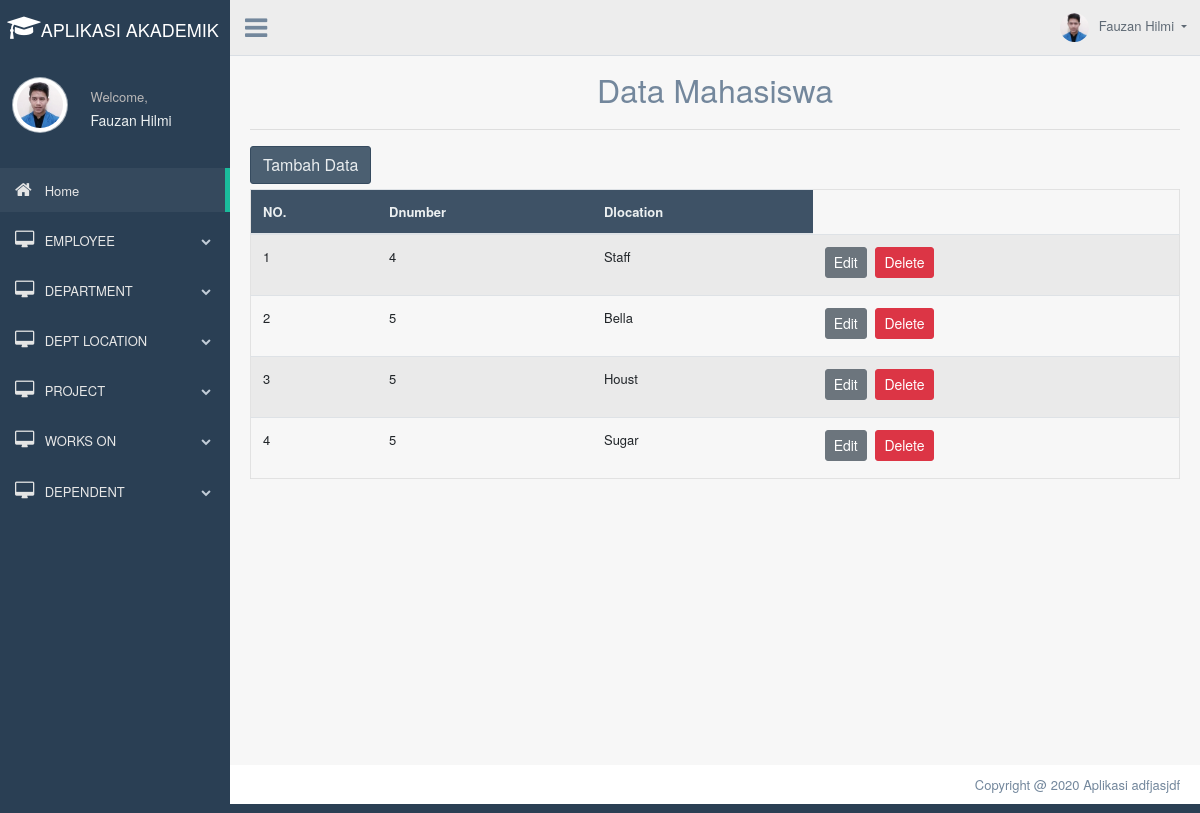
Screenshot of /index.php?page=tampil3 with the database file from the repository.
### tables this page shows
CREATE TABLE `dept_location` (
  `Dnumber` int(5) NOT NULL,
  `Dlocation` varchar(5) NOT NULL
);

### tampil3.php (the view, shortened to what this page needs)
<?php
include('config.php');
?>
	<div class="container" style="margin-top:20px">
		<center><font size="6">Data Mahasiswa</font></center>
		<hr>
		<a href="index.php?page=tambah3"><button class="btn btn-dark right">Tambah Data</button></a>
		<div class="table-responsive">
		<table class="table table-striped jambo_table bulk_action">
			<thead>
				<tr>
					<th>NO.</th>
					<th>Dnumber</th>
					<th>Dlocation</th>
				</tr>
			</thead>
			<tbody>
				<?php
				$sql = mysqli_query($koneksi, "SELECT * FROM dept_location ORDER BY Dnumber ASC") or die(mysqli_error($koneksi));
				if(mysqli_num_rows($sql) > 0){
					$no = 1;
					while($data = mysqli_fetch_assoc($sql)){
						echo '
						<tr>
							<td>'.$no.'</td>
							<td>'.$data['Dnumber'].'</td>
							<td>'.$data['Dlocation'].'</td>
							<td>
								<a href="index.php?page=edit3&Dnumber='.$data['Dnumber'].'" class="btn btn-secondary btn-sm">Edit</a>
								<a href="delete.php?Dnumber='.$data['Dnumber'].'" class="btn btn-danger btn-sm" onclick="return confirm(\'Yakin ingin menghapus data ini?\')">Delete</a>
							</td>
						</tr>
						';
						$no++;
					}
				}else{
					echo '
					<tr>
						<td colspan="6">Tidak ada data.</td>
					</tr>
					';
				}
				?>
		</table>
	</div>
	</div>

### rows the page displays
dept_location: Dnumber "4", Dlocation "Staff"
dept_location: Dnumber "5", Dlocation "Bella"
dept_location: Dnumber "5", Dlocation "Houst"
dept_location: Dnumber "5", Dlocation "Sugar"
